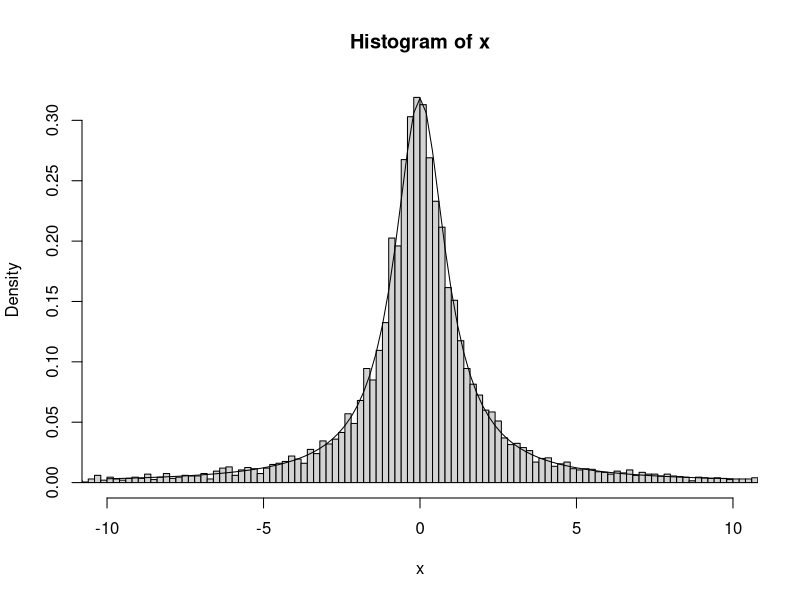
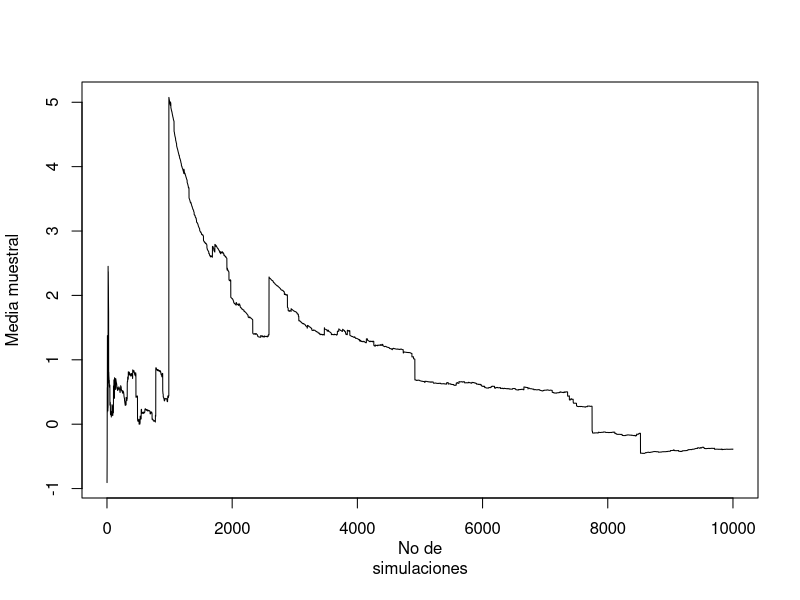
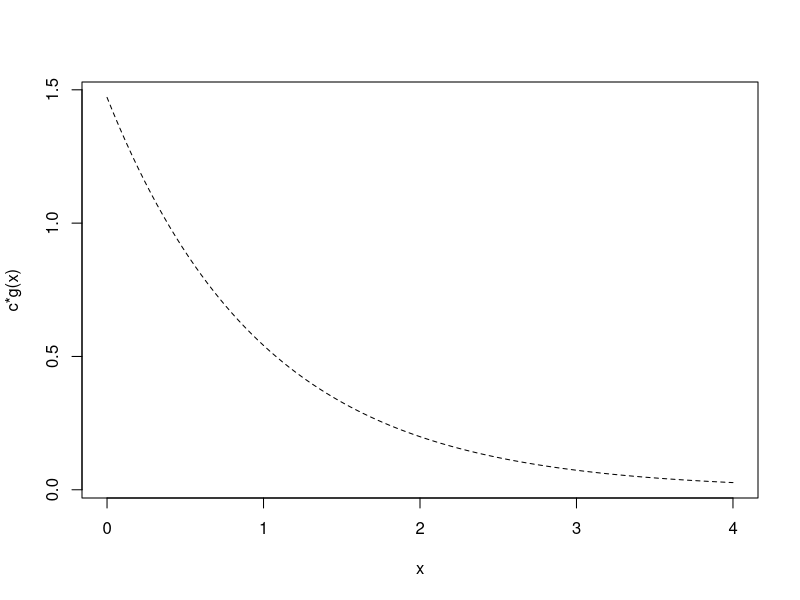

These charts were generated, in order, by the following R code: (Note: this script raises an error after producing the figures.)
## ---- chunk 1
ddcauchy <- function(x){ #Función densidad f
  1/(pi*(1+x^2))
}

rdcauchy <- function(){
  # Simulación por inversión
  U <- runif(1)
  return(tan(pi*(U-0.5)))#Inversa
}

rdcauchyn <- function(n = 10000){
  # Simulación n valores de la distribución de Cauchy
  x <- numeric(n) #vector del números con n elementos
  for(i in 1:n) x[i]<-rdcauchy()
  return(x)
}

set.seed(1)
system.time(x <- rdcauchyn(10000))

## ---- chunk 2
hist(x,breaks = "FD", freq = FALSE,xlim = c(-10, 10))
curve(ddcauchy(x), add = TRUE)
## ---- chunk 3
nsim=10000
plot(1:nsim, cumsum(x)/(1:nsim), type="l", ylab="Media muestral", xlab="No de
simulaciones")
## ---- chunk 4
f1 <- function(x=1){ 
  y <- numeric(1)
   if(x>=0){
    y <- x*exp(-x)  
  }
  return(y)
}
g <- function(x=1, lambda=1){
  if(x>=0){
    y <- lambda* exp(-lambda*x)
  }
  return(y)
}

fopt <- function(lambda) {
  # Obtiene c fijado lambda
  optimize(f = function(x){f1(x)/g(x,lambda)},
           maximum=TRUE, interval=c(0,2))$objective
}

# Encontar lambda que minimiza
res <- optimize(f=function(x){fopt(x)}, interval=c(0,2))
lambda.opt <- res$minimum
c.opt <- res$objective
## ---- chunk 5
#Para c óptimo
abs(c.opt-(4/exp(1)))
#Para lambda óptimo
abs(lambda.opt-0.5)
## ---- chunk 6
#Simulación por inversión
#Exponencial
rdexp <- function(lambda=1){
  U <- runif(1)
  return(-log(1-U)/lambda)
}

rf1Distr <- function() {
# Simulación por aceptación-rechazo
# Funcion de distribución del ejercicio a partir de exponencial
  while (TRUE) {
    U <- runif(1)
    X <- rdexp(lambda.opt)
    ngen <<- ngen + 1 
    if (c.opt*U*g(X)/f1(X) <= 1) return(X)
  }
}

rf1 <- function(n=1000) {
# Simulación n valores 
    x <- numeric(n)
    ngen <<- 0 
    for(i in 1:n) x[i]<-rf1Distr()
    return(x)
}
curve((4/exp(1))*dexp(x), ylab = "c*g(x)", xlim=c(0,4), lty = 2)
curve(expr = f1,from = 0, to = 4,n = 100, add = TRUE)
## ---- chunk 7
set.seed(1722)
nsim <- 1000


system.time(x <- rf1(nsim))
# Nº generaciones
{
cat("\nNº de generaciones = ", ngen)
cat("\nNº medio de generaciones = ", ngen/nsim)
cat("\nProporción de rechazos = ", 1-nsim/ngen, "\n")
}
## ---- chunk 8
hist(x, breaks="FD", freq=FALSE)
curve(expr = f1,from = 0, to = 12,n = 100, add = TRUE)
## ---- chunk 9
x<-numeric(10)
